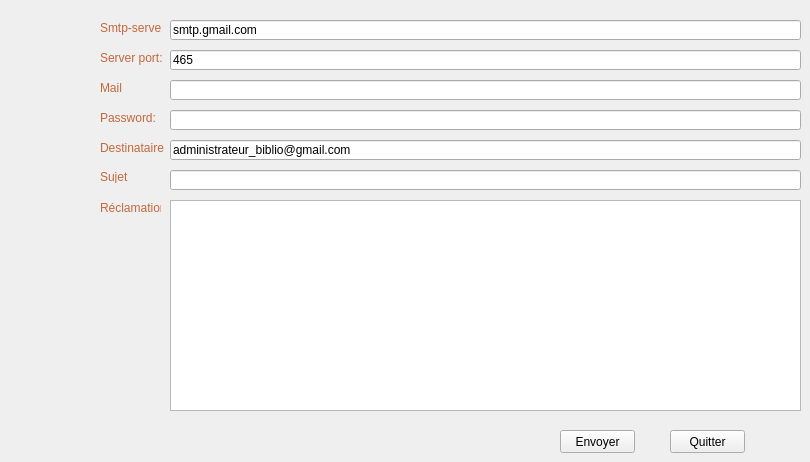
    <widget class="QWidget" name="tab_13">
     <attribute name="title">
      <string>Envoyez des e-mails</string>
     </attribute>
     <widget class="QLabel" name="label_7">
      <property name="geometry">
       <rect>
        <x>100</x>
        <y>200</y>
        <width>61</width>
        <height>16</height>
       </rect>
      </property>
      <property name="text">
       <string>&lt;html&gt;&lt;head/&gt;&lt;body&gt;&lt;p&gt;&lt;span style=&quot; color:#c3683a;&quot;&gt;Réclamation&lt;/span&gt;&lt;/p&gt;&lt;/body&gt;&lt;/html&gt;</string>
      </property>
     </widget>
     <widget class="QLabel" name="label_3">
      <property name="geometry">
       <rect>
        <x>100</x>
        <y>80</y>
        <width>61</width>
        <height>16</height>
       </rect>
      </property>
      <property name="text">
       <string>&lt;html&gt;&lt;head/&gt;&lt;body&gt;&lt;p&gt;&lt;span style=&quot; color:#c3683a;&quot;&gt;Mail&lt;/span&gt;&lt;/p&gt;&lt;/body&gt;&lt;/html&gt;</string>
      </property>
     </widget>
     <widget class="QPushButton" name="sendBtn">
      <property name="geometry">
       <rect>
        <x>560</x>
        <y>430</y>
        <width>75</width>
        <height>23</height>
       </rect>
      </property>
      <property name="text">
       <string>Envoyer</string>
      </property>
     </widget>
     <widget class="QLineEdit" name="subject">
      <property name="geometry">
       <rect>
        <x>170</x>
        <y>170</y>
        <width>631</width>
        <height>20</height>
       </rect>
      </property>
     </widget>
     <widget class="QLabel" name="label_6">
      <property name="geometry">
       <rect>
        <x>100</x>
        <y>170</y>
        <width>47</width>
        <height>13</height>
       </rect>
      </property>
      <property name="text">
       <string>&lt;html&gt;&lt;head/&gt;&lt;body&gt;&lt;p&gt;&lt;span style=&quot; color:#c3683a;&quot;&gt;Sujet&lt;/span&gt;&lt;/p&gt;&lt;/body&gt;&lt;/html&gt;</string>
      </property>
     </widget>
     <widget class="QLabel" name="label_4">
      <property name="geometry">
       <rect>
        <x>100</x>
        <y>110</y>
        <width>61</width>
        <height>16</height>
       </rect>
      </property>
      <property name="text">
       <string>&lt;html&gt;&lt;head/&gt;&lt;body&gt;&lt;p&gt;&lt;span style=&quot; color:#c3683a;&quot;&gt;Password:&lt;/span&gt;&lt;/p&gt;&lt;/body&gt;&lt;/html&gt;</string>
      </property>
     </widget>
     <widget class="QLabel" name="label_2">
      <property name="geometry">
       <rect>
        <x>100</x>
        <y>50</y>
        <width>71</width>
        <height>16</height>
       </rect>
      </property>
      <property name="text">
       <string>&lt;html&gt;&lt;head/&gt;&lt;body&gt;&lt;p&gt;&lt;span style=&quot; color:#c3683a;&quot;&gt;Server port:&lt;/span&gt;&lt;/p&gt;&lt;/body&gt;&lt;/html&gt;</string>
      </property>
     </widget>
     <widget class="QLineEdit" name="rcpt">
      <property name="geometry">
       <rect>
        <x>170</x>
        <y>140</y>
        <width>631</width>
        <height>20</height>
       </rect>
      </property>
      <property name="text">
       <string>administrateur_biblio@gmail.com</string>
      </property>
     </widget>
     <widget class="QLineEdit" name="port">
      <property name="geometry">
       <rect>
        <x>170</x>
        <y>50</y>
        <width>631</width>
        <height>20</height>
       </rect>
      </property>
      <property name="text">
       <string>465</string>
      </property>
     </widget>
     <widget class="QLineEdit" name="uname">
      <property name="geometry">
       <rect>
        <x>170</x>
        <y>80</y>
        <width>631</width>
        <height>20</height>
       </rect>
      </property>
     </widget>
     <widget class="QLabel" name="label_5">
      <property name="geometry">
       <rect>
        <x>100</x>
        <y>140</y>
        <width>71</width>
        <height>16</height>
       </rect>
      </property>
      <property name="text">
       <string>&lt;html&gt;&lt;head/&gt;&lt;body&gt;&lt;p&gt;&lt;span style=&quot; color:#c3683a;&quot;&gt;Destinataire&lt;/span&gt;&lt;/p&gt;&lt;/body&gt;&lt;/html&gt;</string>
      </property>
     </widget>
     <widget class="QPushButton" name="exitBtn">
      <property name="geometry">
       <rect>
        <x>670</x>
        <y>430</y>
        <width>75</width>
        <height>23</height>
       </rect>
      </property>
      <property name="text">
       <string>Quitter</string>
      </property>
     </widget>
     <widget class="QLineEdit" name="server">
      <property name="geometry">
       <rect>
        <x>170</x>
        <y>20</y>
        <width>631</width>
        <height>20</height>
       </rect>
      </property>
      <property name="text">
       <string>smtp.gmail.com</string>
      </property>
     </widget>
     <widget class="QLabel" name="label">
      <property name="geometry">
       <rect>
        <x>100</x>
        <y>20</y>
        <width>61</width>
        <height>16</height>
       </rect>
      </property>
      <property name="text">
       <string>&lt;html&gt;&lt;head/&gt;&lt;body&gt;&lt;p&gt;&lt;span style=&quot; color:#c3683a;&quot;&gt;Smtp-server:&lt;/span&gt;&lt;/p&gt;&lt;/body&gt;&lt;/html&gt;</string>
      </property>
     </widget>
     <widget class="QPlainTextEdit" name="msg">
      <property name="geometry">
       <rect>
        <x>170</x>
        <y>200</y>
        <width>631</width>
        <height>211</height>
       </rect>
      </property>
      <property name="plainText">
       <string/>
      </property>
     </widget>
     <widget class="QLineEdit" name="paswd">
      <property name="geometry">
       <rect>
        <x>170</x>
        <y>110</y>
        <width>631</width>
        <height>20</height>
       </rect>
      </property>
      <property name="echoMode">
       <enum>QLineEdit::Password</enum>
      </property>
     </widget>
    </widget>
